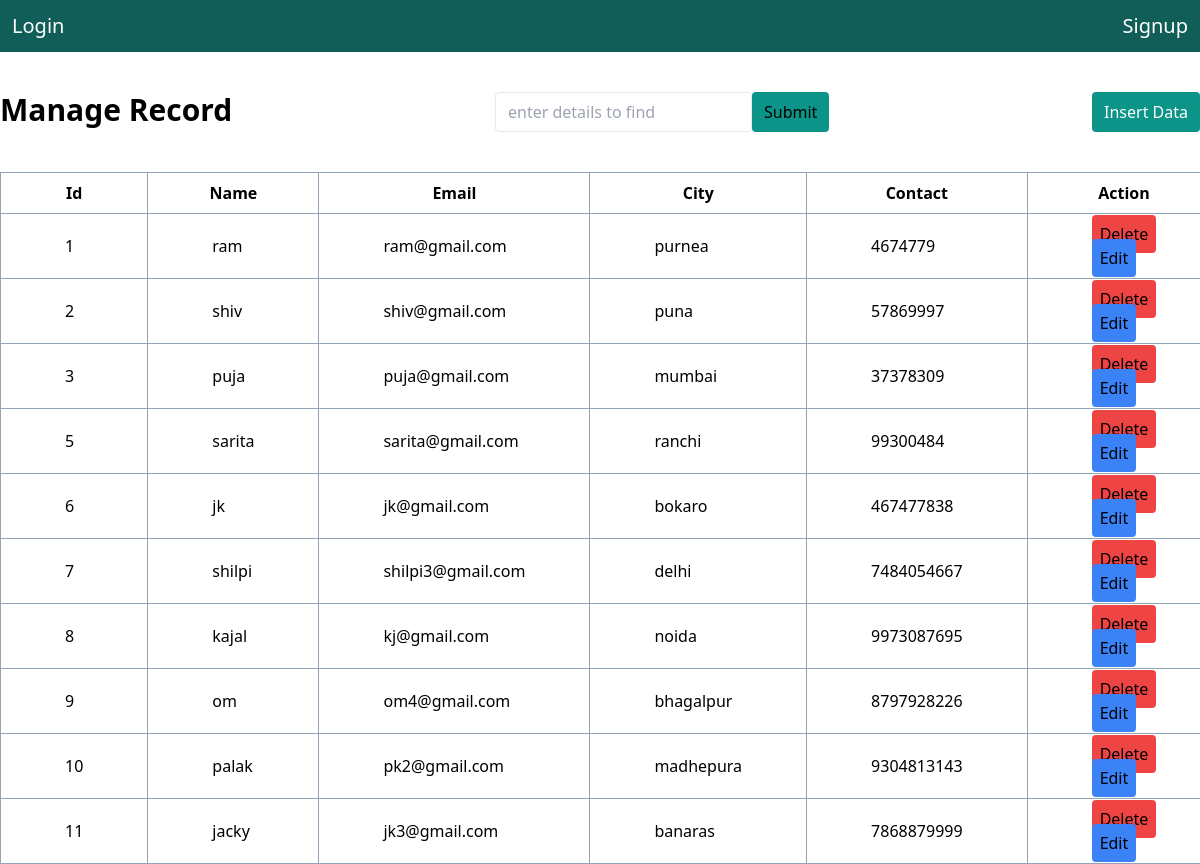
The page / on the database its author committed.
### students/models.py (models this page shows, shortened)
class StudentRecord(models.Model):
    name = models.CharField(max_length=200)
    email = models.CharField(max_length=200)
    contact = models.CharField(max_length=200)
    city = models.CharField(max_length=200)

### students/views.py (the view)
# urls.py: path('',StudentView.as_view(),name="home"),
class StudentView(ListView):
    model = StudentRecord
    template_name ="./home.html"
    def get_queryset(self):
        search = self.request.GET.get("search","")
        return StudentRecord.objects.filter(name__icontains=search)

### template/home.html
{% extends 'parent.html' %}
{% block content %}
<div class="flex justify-between py-10">
    <h2 class="text-3xl font-bold">Manage Record</h2>
    <form action="" class="flex">
        <input type="search" class=" border rounded px-3" name="search" placeholder="enter details to find">
        <input type="submit" class="bg-teal-600 rounded px-3 py-2">
    </form>
    <a href="{% url 'insert' %}" class="text-white bg-teal-600 rounded px-3 py-2">Insert Data</a>
</div>
<table class="table">
        <tr>
            <th class="border border-slate-400 px-2 py-2 pl-12 pr-12">Id</th>
            <th class="border border-slate-400 px-2 py-2 pl-12 pr-12">Name</th>
            <th class="border border-slate-400 px-2 py-2 pl-12 pr-12">Email</th>
            <th class="border border-slate-400 px-2 py-2 pl-12 pr-12">City</th>
            <th class="border border-slate-400 px-2 py-2 pl-12 pr-12">Contact</th>
            <th class="border border-slate-400 px-2 py-2 pl-12 pr-12">Action</th>
        </tr>
    {% for student in object_list  %}
    <tr>
        <td class="border border-slate-400 px-2 py-2 pl-16 pr-16 " >{{ student.id }}</td>
        <td class="border border-slate-400 px-2 py-2 pl-16 pr-16 " >{{ student.name }}</td>
        <td class="border border-slate-400 px-2 py-2 pl-16 pr-16 " >{{ student.email }}</td>
        <td class="border border-slate-400 px-2 py-2 pl-16 pr-16 " >{{ student.city }}</td>
        <td class="border border-slate-400 px-2 py-2 pl-16 pr-16 " >{{ student.contact }}</td>
        <td class="border border-slate-400 px-2 py-2 pl-16 pr-16 " >
            <a href="{% url 'delete' student.id %}" class="bg-red-500 hover:bg-red-800 rounded px-2 py-2 ">Delete</a>
            <a href="{% url 'Edit' student.id %}" class="bg-blue-500 hover:bg-blue-800 rounded px-2 py-2">Edit</a>
        </td>
    </tr>
    {% endfor %}
</table>
{% endblock %}

### template/parent.html (shortened to what this page needs)
<!DOCTYPE html>
<html lang="en">
<head>
    <script src="https:cdn.tailwindcss.com"></script>
</head>
<body>
    <div class="flex justify-between py-3 px-3 bg-teal-600 hover:bg-teal-800 text-white text-xl">
        {% if user.is_authenticated %}
            <h2>you are login {{ user.username }}</h2>
           <a href="{% url 'logout' %}">Logout</a>
        {% else %}
           <a href="{% url 'login' %}">Login</a>
           <a href="{% url 'register' %}">Signup</a>
        {% endif %}
    </div>
    {% block content %}{% endblock content %}
</body>
</html>

### rows shown on the page
StudentRecord: id "1", name "ram", email "ram@gmail.com", city "purnea", contact "4674779"
StudentRecord: id "2", name "shiv", email "shiv@gmail.com", city "puna", contact "57869997"
StudentRecord: id "3", name "puja", email "puja@gmail.com", city "mumbai", contact "37378309"
StudentRecord: id "5", name "sarita", email "sarita@gmail.com", city "ranchi", contact "99300484"
StudentRecord: id "6", name "jk", email "jk@gmail.com", city "bokaro", contact "467477838"
StudentRecord: id "7", name "shilpi", email "shilpi3@gmail.com", city "delhi", contact "7484054667"
StudentRecord: id "8", name "kajal", email "kj@gmail.com", city "noida", contact "9973087695"
StudentRecord: id "9", name "om", email "om4@gmail.com", city "bhagalpur", contact "8797928226"
StudentRecord: id "10", name "palak", email "pk2@gmail.com", city "madhepura", contact "9304813143"
StudentRecord: id "11", name "jacky", email "jk3@gmail.com", city "banaras", contact "7868879999"
